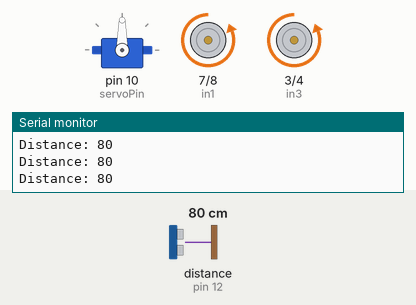
Recording of a sketch running on a simulated Arduino Uno, built with avr-gcc and run on an emulated ATmega328P. On the bench: servo, motor-driver pin pairs drawn as motors (green arrow = first pin HIGH = forward, orange = second pin HIGH = backward, longer = more drive, scaled by the enable pin), the last lines printed to the serial monitor. The test bench sets the inputs (shaded band); at power-on: distance to the obstacle (sensor on pin 12) 80 cm. The echo pulse lasts 58.3 µs per cm.

Above: at 2.2 s.
2.3 s: distance to the obstacle (sensor on pin 12) set to 28 cm
3.8 s: distance to the obstacle (sensor on pin 12) set to 21 cm
At 5.1 s:
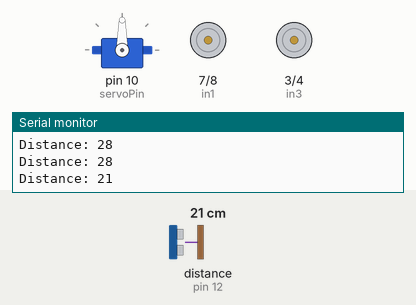
6.8 s: distance to the obstacle (sensor on pin 12) set to 35 cm
At 9.5 s:
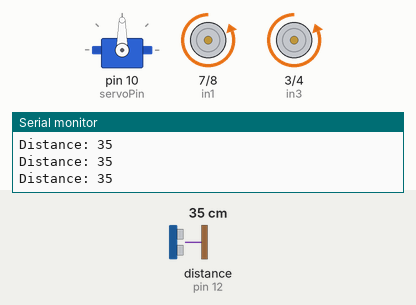
9.8 s: distance to the obstacle (sensor on pin 12) set to 2 cm
At 10.2 s:
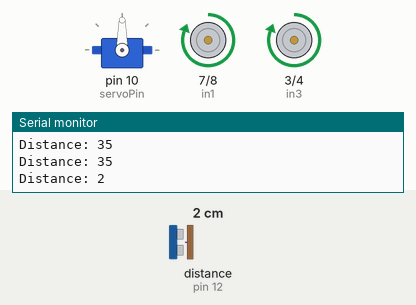
12.8 s: distance to the obstacle (sensor on pin 12) set to 4 cm
Timing chart, 0 to 16.8 s (numbered marks = the images above; inputs shaded):
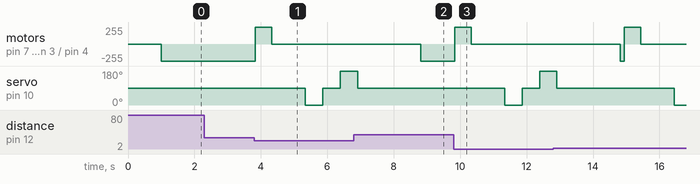

The sketch:

Robot.ino
```cpp
#include <Servo.h>
#include "SR04.h"

// Sensor pins
#define TRIG_PIN 12
#define ECHO_PIN 11

// Motor driver pins
int enableA = 5;
int enableB = 6;

int in1 = 7;   // Motor 1 — 10=forward, 01=reverse
int in2 = 8;

int in3 = 3;   // Motor 2 — 10=forward, 01=reverse
int in4 = 4;

// Servo
int servoPin = 10;
Servo Servo1;

// Distances
long a;
int dis_mid  = 0;
int dis_left = 0;
int dis_right = 0;

SR04 sr04 = SR04(ECHO_PIN, TRIG_PIN);

void setup() {
  pinMode(enableA, OUTPUT);
  pinMode(enableB, OUTPUT);
  pinMode(in1, OUTPUT);
  pinMode(in2, OUTPUT);
  pinMode(in3, OUTPUT);
  pinMode(in4, OUTPUT);

  digitalWrite(in1, LOW);
  digitalWrite(in2, LOW);
  digitalWrite(in3, LOW);
  digitalWrite(in4, LOW);

  Serial.begin(9600);

  Servo1.attach(servoPin);
  Servo1.write(90);
  delay(1000);
}

void moveBackward() {
  digitalWrite(in1, HIGH);
  digitalWrite(in2, LOW);
  digitalWrite(in3, HIGH);
  digitalWrite(in4, LOW);

}

void moveForward() {
  digitalWrite(in1, LOW);
  digitalWrite(in2, HIGH);
  digitalWrite(in3, LOW);
  digitalWrite(in4, HIGH);
}

void stopMotors() {
  digitalWrite(enableA, LOW);  // Cut power to both channels
  digitalWrite(enableB, LOW);
  digitalWrite(in1, LOW);
  digitalWrite(in2, LOW);
  digitalWrite(in3, LOW);
  digitalWrite(in4, LOW);
}


void turnLeft() {
  digitalWrite(in1, LOW);
  digitalWrite(in2, HIGH);
  digitalWrite(in3, HIGH);
  digitalWrite(in4, LOW);
}

void turnRight() {
  digitalWrite(in1, HIGH);
  digitalWrite(in2, LOW);
  digitalWrite(in3, LOW);
  digitalWrite(in4, HIGH);
}

void loop() {
  digitalWrite(enableA, HIGH);
  digitalWrite(enableB, HIGH);

  moveForward();
  delay(100);

  a = sr04.Distance();
  Serial.print("Distance: ");
  Serial.println(a);

  if (a < 25) {
    moveBackward();
    delay(500);
    stopMotors();
    delay(1000);
    Servo1.write(0);
    delay(500);
    dis_left = sr04.Distance();

    Servo1.write(90);
    delay(500);
    dis_mid = sr04.Distance();

    Servo1.write(180);
    delay(500);
    dis_right = sr04.Distance();

      Servo1.write(90);
    delay(300);  // Was 10000 — just needs to settle

    Serial.print("L: "); Serial.print(dis_left);
    Serial.print(" M: "); Serial.print(dis_mid);
    Serial.print(" R: "); Serial.println(dis_right);

    if (dis_left > dis_right && dis_left > dis_mid) {
      Serial.println("Left");
      delay(1000);
      turnLeft();
      delay(600);  // Give the turn time to execute
    } else if (dis_right > dis_left && dis_right > dis_mid) {
      Serial.println("Right");
      delay(1000);
      turnRight();
      delay(600);  // Give the turn time to execute
    }

    stopMotors();

  }
  }
```

Measured:
- the behaviour switches between 25 and 24 cm on distance to the obstacle (sensor on pin 12) (found by bisection; images 0 and 1)
- after the input at 3.8 s, motor on pin 7 (in1) / pin 8 (in2), motor on pin 3 (in3) / pin 4 (in4): backward 255/255 → forward 255/255 at once, → stopped 0.50 s later; servo on pin 10 (servoPin): 90° → 0° after 1.5 s, → 90° 0.53 s later, → 180° 0.53 s later
- after the input at 6.8 s, servo on pin 10 (servoPin): goes on until 6.9 s, then stays 90°
- after the input at 9.8 s, motor on pin 7 (in1) / pin 8 (in2), motor on pin 3 (in3) / pin 4 (in4): backward 255/255 → forward 255/255 at once, → stopped 0.50 s later; servo on pin 10 (servoPin): 90° → 0° after 1.5 s, → 90° 0.53 s later, → 180° 0.53 s later
